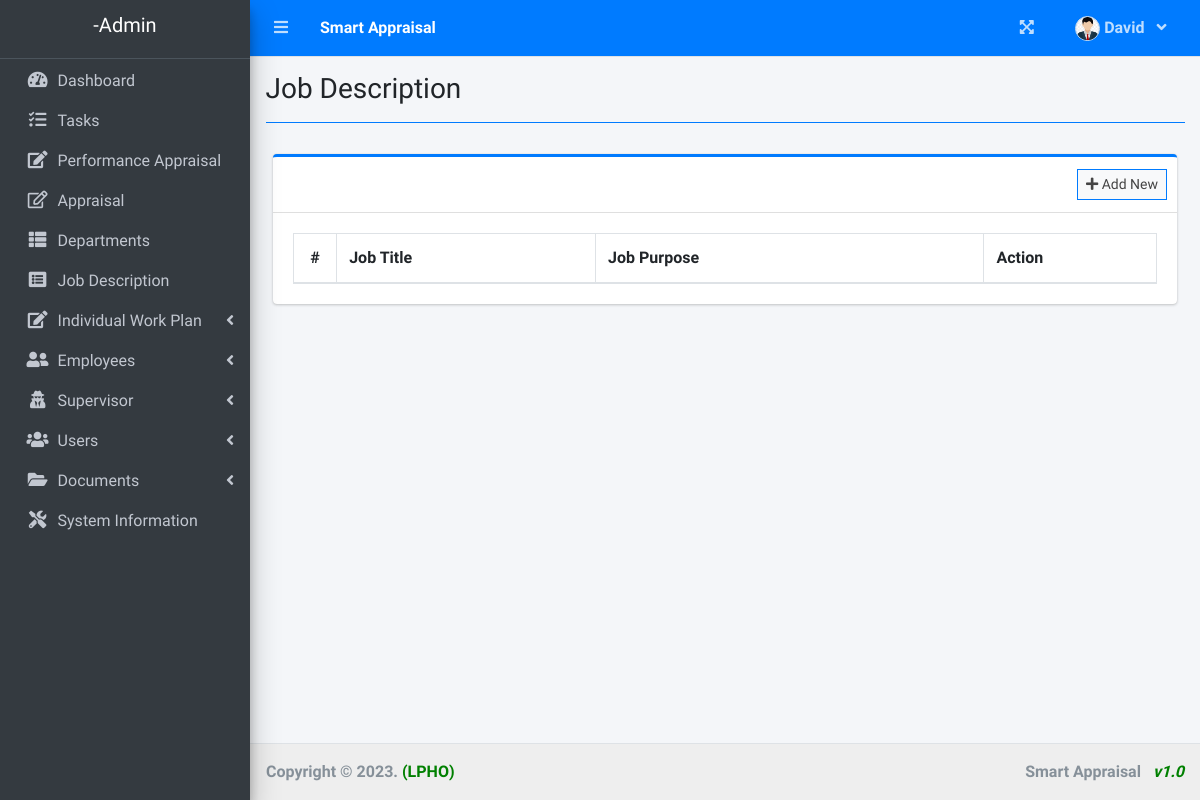
/index.php?page=job_description (signed in), run on an earlier commit of the app's database.
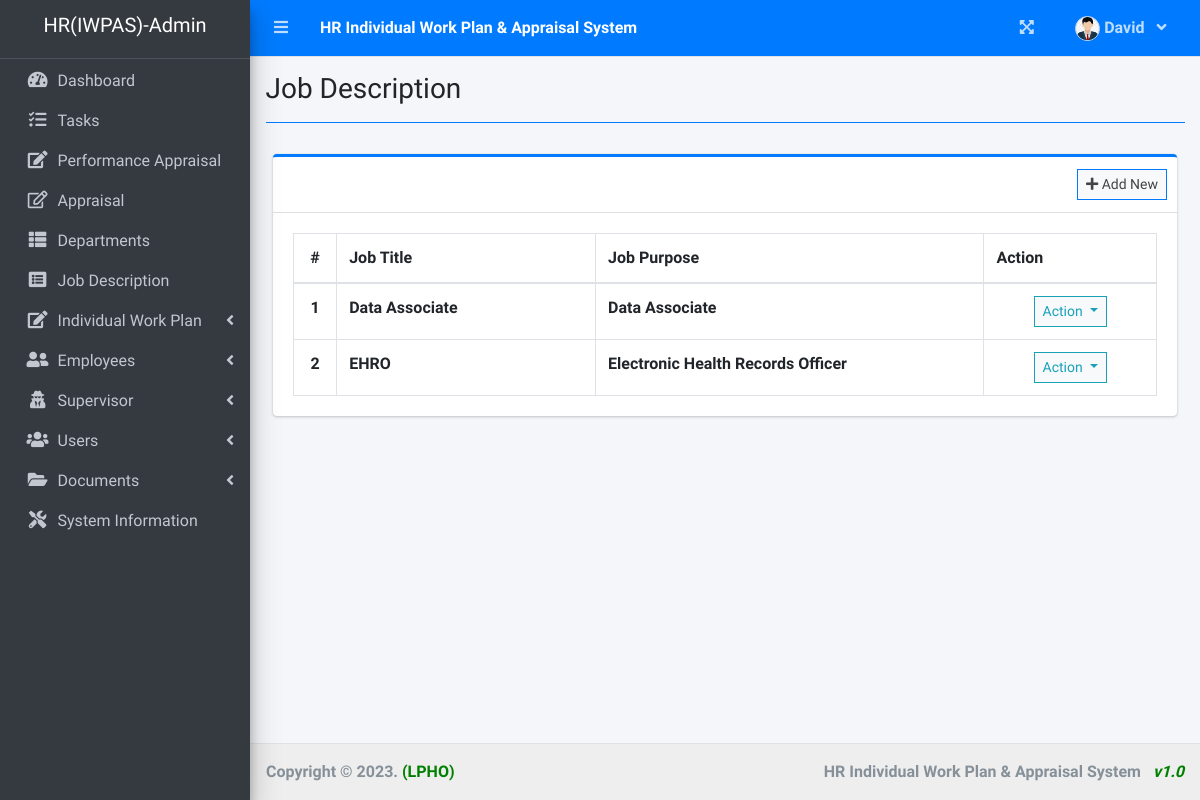
And on a later commit of the database.
### tables this page shows
CREATE TABLE `job_description` (
  `id` int(30) NOT NULL,
  `j_title` varchar(200) NOT NULL,
  `j_purpose` text NOT NULL
);

### job_description.php (the view, shortened to what the changed rows need)
<?php include 'db_connect.php' ?>
<div class="col-lg-12">
	<div class="card card-outline card-primary">
		<div class="card-body">
			<table class="table tabe-hover table-bordered" id="list">
				<colgroup>
				</colgroup>
				<thead>
					<tr>
						<th class="text-center">#</th>
						<th>Job Title</th>
						<th>Job Purpose</th>
						<th>Action</th>
					</tr>
				</thead>
				<tbody>
					<?php
					$i = 1;
					$qry = $conn->query("SELECT * FROM job_description order by j_title asc ");
					while ($row = $qry->fetch_assoc()) :
					?>
						<tr>
							<th class="text-center"><?php echo $i++ ?></th>
							<td><b><?php echo $row['j_title'] ?></b></td>
							<td><b><?php echo $row['j_purpose'] ?></b></td>
							<td class="text-center">
								<button type="button" class="btn btn-default btn-sm btn-flat border-info wave-effect text-info dropdown-toggle" data-toggle="dropdown" aria-expanded="true">
									Action
								</button>
							</td>
						</tr>
					<?php endwhile; ?>
				</tbody>
			</table>
		</div>
	</div>
</div>

### index.php (shortened to what the changed rows need)
<!DOCTYPE html>
<html lang="en">
<?php
include 'header.php'
?>
<body class="hold-transition sidebar-mini layout-fixed layout-navbar-fixed layout-footer-fixed">
  <div class="wrapper">
    <?php include 'topbar.php' ?>
    <?php include 'sidebar.php' ?>
    <div class="content-wrapper">
      <section class="content">
        <div class="container-fluid">
          <?php
          $page = isset($_GET['page']) ? $_GET['page'] : 'home';
          if (!file_exists($page . ".php")) {
            include '404.html';
          } else {
            include $page . '.php';
          }
          ?>
        </div>
      </section>
    </div>
    <footer class="main-footer" style="background-color: #eee">
      <div class="float-right d-none d-sm-inline-block">
        <b><?php echo $_SESSION['system']['name'] ?> &nbsp; <i style="color: green">v1.0</i></b>
      </div>
    </footer>
  </div>
</body>
</html>

### topbar.php (shortened to what the changed rows need)
<nav class="main-header navbar navbar-expand navbar-primary navbar-dark ">
  <ul class="navbar-nav">
    <li>
      <a class="nav-link text-white"  href="./" role="button"> <large><b><?php echo $_SESSION['system']['name'] ?></b></large></a>
    </li>
  </ul>
</nav>

### sidebar.php (shortened to what the changed rows need)
<aside class="main-sidebar sidebar-dark-primary elevation-4">
  <div class="dropdown">
    <a href="./" class="brand-link">
      <?php if ($_SESSION['login_type'] == 2) : ?>
        <h5 class="short-form" style="text-align: center"><?php echo $_SESSION['system']['short_form'] ?>-Admin</h5>
      <?php elseif ($_SESSION['login_type'] == 1) : ?>
        <h3 class="text-center p-0 m-0"><b>Supervisor</b></h3>
      <?php else : ?>
        <h3 class="text-center p-0 m-0"><b>Staff</b></h3>
      <?php endif; ?>
    </a>
  </div>
</aside>

What changed in the data, as far as the page shows it:
added job_description: j_title "Data Associate", j_purpose "Data Associate"
added job_description: j_title "EHRO", j_purpose "Electronic Health Records Officer"
Also different on the page:
$_SESSION['system']['name']: "Smart Appraisal" → "HR Individual Work Plan & Appraisal System"
$_SESSION['system']['short_form']: (not shown) → "HR(IWPAS)"
